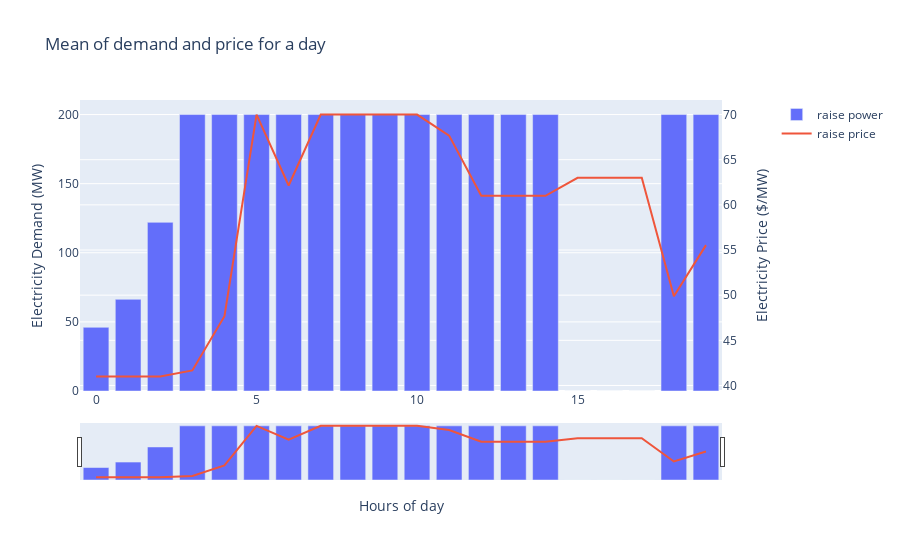

Here is the notebook cell this chart was saved with:
### Code cell
fig = make_subplots(specs=[[{"secondary_y": True}]])
fig.add_trace(go.Bar(x=results['timestamp'].index, y=results['bid_fcas_power'], name='raise power'), secondary_y=False)
fig.add_trace(go.Scatter(x=results['timestamp'].index, y=results['fcas_clearing_price'], name='raise price'), secondary_y=True)

# Add figure title
fig.update_layout(
    title_text="Mean of demand and price for a day",
    xaxis_rangeslider_visible=True,
)

# Set x-axis title
fig.update_xaxes(title_text="Hours of day")

# Set y-axes titles
fig.update_yaxes(title_text="Electricity Demand (MW)", secondary_y=False)
fig.update_yaxes(title_text="Electricity Price ($/MW)", secondary_y=True)

fig.show()

### Figure 1 — Plotly figure (JSON) as saved in the notebook; plotly's stock layout.template omitted (floating-point values rounded to 4 significant figures)
{"data": [{"name": "raise power", "type": "bar", "x": [0, 1, 2, 3, 4, 5, 6, 7, 8, 9, 10, 11, 12, 13, 14, 15, 16, 17, 18, 19], "xaxis": "x", "y": [46.06, 66.31, 122.0, 200, 200, 200, 200, 200, 200, 200, 200, 200, 200, 200, 200, 2.813e-07, 2.027e-06, 2.88e-06, 200, 200], "yaxis": "y"}, {"name": "raise price", "type": "scatter", "x": [0, 1, 2, 3, 4, 5, 6, 7, 8, 9, 10, 11, 12, 13, 14, 15, 16, 17, 18, 19], "xaxis": "x", "y": [41, 41, 41, 41.67, 47.67, 70, 62.14, 70, 70, 70, 70, 67.67, 61, 61, 61, 63, 63, 63, 49.88, 55.54], "yaxis": "y2"}], "layout": {"title": {"text": "Mean of demand and price for a day"}, "xaxis": {"anchor": "y", "domain": [0, 0.94], "rangeslider": {"visible": true}, "title": {"text": "Hours of day"}}, "yaxis": {"anchor": "x", "domain": [0, 1], "title": {"text": "Electricity Demand (MW)"}}, "yaxis2": {"anchor": "x", "overlaying": "y", "side": "right", "title": {"text": "Electricity Price ($/MW)"}}}}
